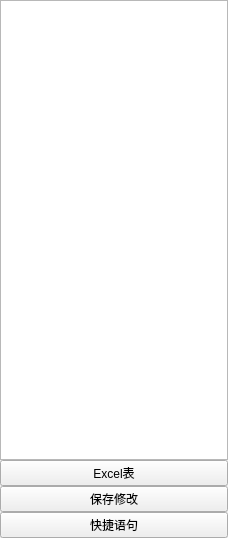
<?xml version="1.0" encoding="UTF-8"?>
<ui version="4.0">
 <class>MainWindow</class>
 <widget class="QMainWindow" name="MainWindow">
  <property name="geometry">
   <rect>
    <x>0</x>
    <y>0</y>
    <width>228</width>
    <height>538</height>
   </rect>
  </property>
  <property name="windowTitle">
   <string>MainWindow</string>
  </property>
  <widget class="QWidget" name="centralwidget">
   <layout class="QVBoxLayout" name="vbox_main">
    <property name="spacing">
     <number>0</number>
    </property>
    <property name="leftMargin">
     <number>0</number>
    </property>
    <property name="topMargin">
     <number>0</number>
    </property>
    <property name="rightMargin">
     <number>0</number>
    </property>
    <property name="bottomMargin">
     <number>0</number>
    </property>
    <item>
     <widget class="QTableWidget" name="tabw_main">
      <property name="toolTip">
       <string>&lt;html&gt;&lt;head/&gt;&lt;body&gt;&lt;p&gt;&lt;span style=&quot; font-size:11pt; font-weight:600; color:#ff0000;&quot;&gt;使用说明:&lt;/span&gt;&lt;/p&gt;&lt;p&gt;&lt;span style=&quot; font-size:11pt; font-weight:600;&quot;&gt;1.&lt;/span&gt;&lt;span style=&quot; font-size:11pt;&quot;&gt;首先请自己在&lt;/span&gt;&lt;span style=&quot; font-size:11pt; color:#0000ff;&quot;&gt;excel表格&lt;/span&gt;&lt;span style=&quot; font-size:11pt;&quot;&gt;中的第一行中设置好&lt;/span&gt;&lt;span style=&quot; font-size:11pt; color:#0000ff;&quot;&gt;标签&lt;/span&gt;&lt;span style=&quot; font-size:11pt;&quot;&gt;,随意多少个!然后重新运行软件!&lt;/span&gt;&lt;/p&gt;&lt;p&gt;&lt;span style=&quot; font-size:11pt; color:#0000ff;&quot;&gt;例如: 微信|姓|名||职位|留言|手机号|家庭住址|评分 等等&lt;/span&gt;&lt;br/&gt;&lt;/p&gt;&lt;p&gt;&lt;span style=&quot; font-size:11pt; font-weight:600;&quot;&gt;2.&lt;/span&gt;&lt;span style=&quot; font-size:11pt; color:#0000ff;&quot;&gt;Excel表&lt;/span&gt;&lt;span style=&quot; font-size:11pt;&quot;&gt;如果点不开&lt;/span&gt;&lt;/p&gt;&lt;p&gt;&lt;span style=&quot; font-size:11pt;&quot;&gt;(说明你电脑默认的表格软件配置不对劲,那你就在文件夹datas中找到客户表格)&lt;/span&gt;&lt;br/&gt;&lt;/p&gt;&lt;p&gt;&lt;span style=&quot; font-size:11pt; font-weight:600;&quot;&gt;3.&lt;/span&gt;&lt;span style=&quot; font-size:11pt;&quot;&gt;所有的&lt;/span&gt;&lt;span style=&quot; font-size:11pt; color:#0000ff;&quot;&gt;内容&lt;/span&gt;&lt;span style=&quot; font-size:11pt;&quot;&gt;都可以直接编辑,编辑后,点击保存修改即可保存&lt;/span&gt;&lt;br/&gt;&lt;/p&gt;&lt;p&gt;&lt;span style=&quot; font-size:11pt;&quot;&gt;4.快捷语句(顾名思义就是可以存储一些常用的语句,支持使用变量)&lt;/span&gt;&lt;/p&gt;&lt;/body&gt;&lt;/html&gt;</string>
      </property>
     </widget>
    </item>
    <item>
     <layout class="QHBoxLayout" name="horizontalLayout_2">
      <property name="spacing">
       <number>0</number>
      </property>
      <property name="rightMargin">
       <number>0</number>
      </property>
      <property name="bottomMargin">
       <number>0</number>
      </property>
      <item>
       <widget class="QPushButton" name="bt_excel">
        <property name="text">
         <string>Excel表</string>
        </property>
       </widget>
      </item>
     </layout>
    </item>
    <item>
     <widget class="QPushButton" name="bt_save">
      <property name="text">
       <string>保存修改</string>
      </property>
     </widget>
    </item>
    <item>
     <widget class="QPushButton" name="bt_kjyj">
      <property name="text">
       <string>快捷语句</string>
      </property>
     </widget>
    </item>
   </layout>
  </widget>
 </widget>
 <resources/>
 <connections/>
</ui>
